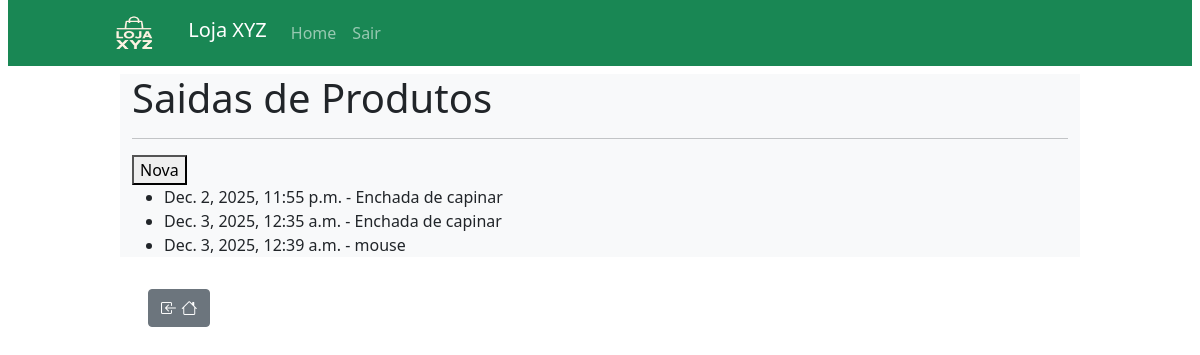
The page /saidas (signed in) on the database its author committed.
### estoque_app/models.py (models this page shows, shortened)
class SaidaProduto(models.Model):
    quantidade = models.IntegerField()
    data_saida = models.DateTimeField(auto_now_add=True)
    motivo = models.TextField(blank=True, null=True)
    produto = models.ForeignKey(Produto, on_delete=models.CASCADE, related_name='mov_saidas')

class Produto(models.Model):
    nome = models.CharField(max_length=100)
    descricao = models.TextField(blank=True, null=True)
    quantidade_estoque = models.IntegerField()
    categoria = models.ForeignKey(Categoria, on_delete=models.CASCADE, related_name='produtos')

### estoque_app/views.py (the view)
# urls.py: path('saidas', views.saida, name = 'saida'),
@login_required
def saida(request):
    saidas = SaidaProduto.objects.all().order_by('data_saida')
    contexto = {'saidas': saidas}
    return render(request,'saida/saidas.html', contexto)

### estoque_app/templates/saida/saidas.html (shortened to what this page needs)
{% extends 'base.html' %}
{% block conteudo %}
<h1>Saidas de Produtos</h1>
<hr>
<a href="{% url 'nova_saida' %}"><button>Nova</button></a>
<div class="saida-lista">
    <ul>
        {% for saida in saidas %}
        <li>{{ saida.data_saida }} - {{ saida.produto.nome}}</li>
        {% empty %}
        <li>Nenhuma entrada encontrada.</li>
        {% endfor %}
    </ul>
</div>
{% endblock %}

### rows shown on the page
SaidaProduto: data_saida "Dec. 2, 2025, 11:55 p.m.", produto.nome "Enchada de capinar"
SaidaProduto: data_saida "Dec. 3, 2025, 12:35 a.m.", produto.nome "Enchada de capinar"
SaidaProduto: data_saida "Dec. 3, 2025, 12:39 a.m.", produto.nome "mouse"
